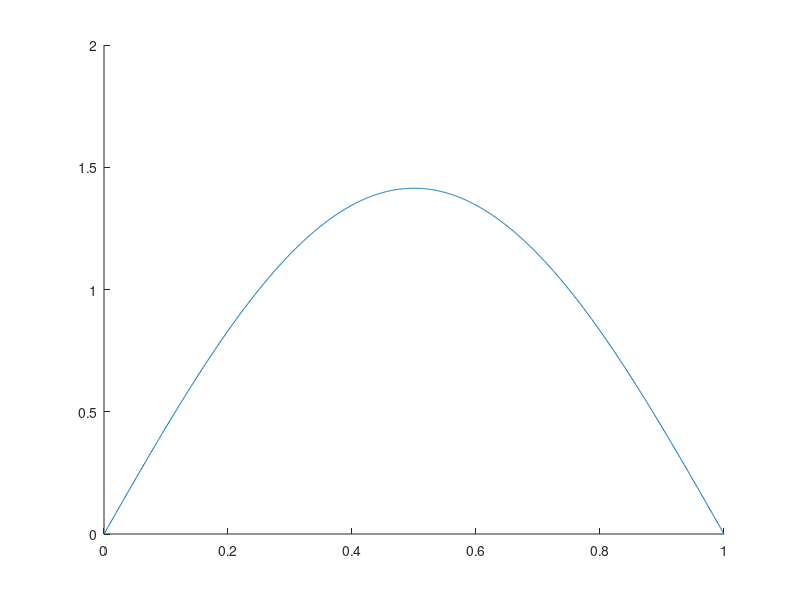

Recreate this plot in MATLAB. (Note: this script raises an error after producing the figure.)
% Quantum Box Potential
% Parameters
L = 1; % Length of the box
n_max = 3; % Number of wave functions to plot
x = linspace(0, L, 1000); % Discretize the x-axis

% Planck's constant (h-bar)
hbar = 1.0545718e-34; % Planck's constant in J.s

% Mass of the particle (e.g., electron)
m = 9.10938356e-31; % Mass of electron in kg

% Plot the wave functions and energy levels
figure;
hold on;
for n = 1:n_max
    psi_n = sqrt(2/L) * sin(n * pi * x / L);
    E_n = (n^2 * pi^2 * hbar^2) / (2 * m * L^2);
    plot(x, psi_n, 'DisplayName', sprintf('n = %d', n));
    yline(E_n, '--', 'DisplayName', sprintf('E_n = %.2e J', E_n));
end
hold off;

title('Wave Functions and Energy Levels in a Quantum Box');
xlabel('Position x');
ylabel('Wave function \psi_n(x)');
legend show;
grid on;

% Save the figure
print('quantum_box_potential.png', '-dpng');
